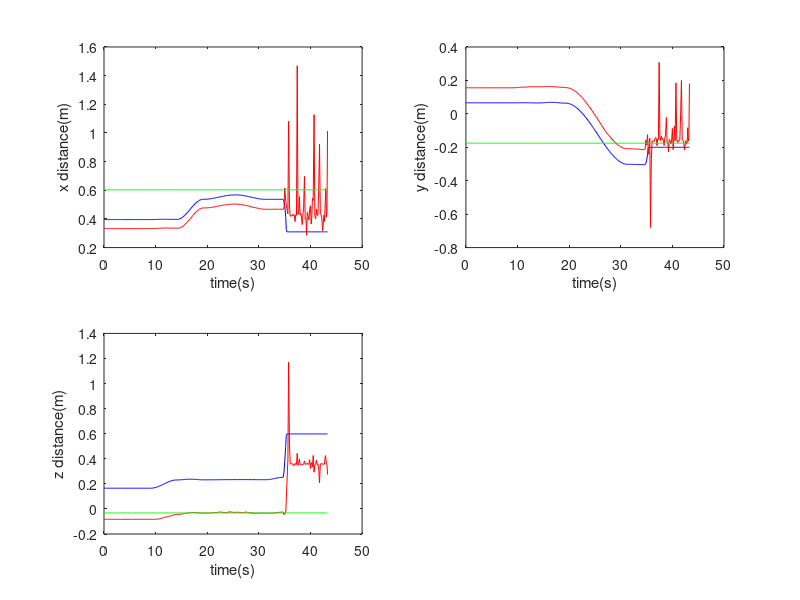

Write MATLAB code to recreate this figure. (Note: this script raises an error after producing the figure.)
load aim_point_1_20180829.txt;
sec = aim_point_1_20180829(:,1);
aim_x = aim_point_1_20180829(:,2);
aim_y = aim_point_1_20180829(:,3);
aim_z = aim_point_1_20180829(:,4);

load arm_end_point_20180829.txt;
arm_x = arm_end_point_20180829(:,2);
arm_y = arm_end_point_20180829(:,3);
arm_z = arm_end_point_20180829(:,4);

box_x=0.6032*exp(sec-sec);
box_y=-0.1754*exp(sec-sec);
box_z=-0.032*exp(sec-sec);
figure(1);
subplot(2,2,1);
plot(sec, arm_x,'-b',sec, aim_x,'-r',sec,box_x,'g');

xlabel('time(s)');
ylabel('x distance(m)');
subplot(2,2,2);
plot(sec, arm_y,'-b',sec, aim_y,'-r',sec,box_y,'g');
xlabel('time(s)');
ylabel('y distance(m)');

subplot(2,2,3);
plot(sec, arm_z,'-b',sec, aim_z,'-r',sec,box_z,'g');
xlabel('time(s)');
ylabel('z distance(m)');
legend('arm','parper','box');

